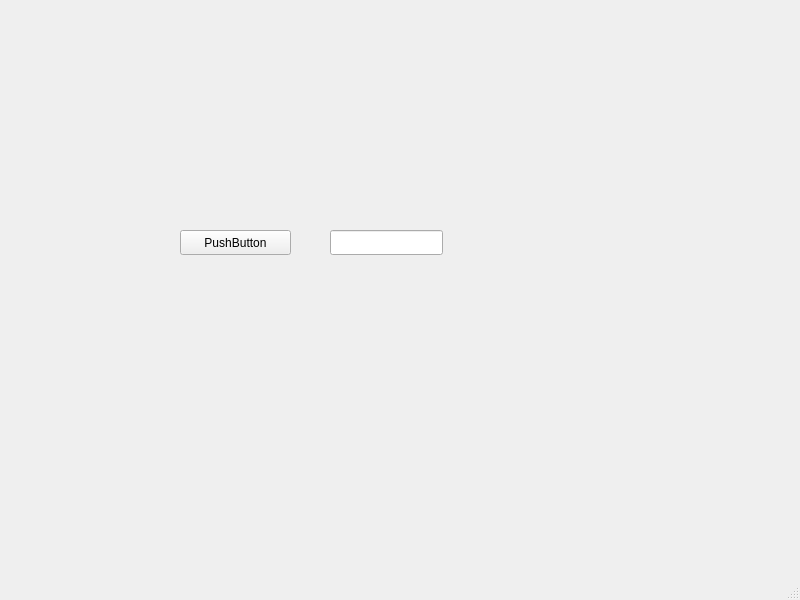
<?xml version="1.0" encoding="UTF-8"?>
<ui version="4.0">
 <class>MainWindow</class>
 <widget class="QMainWindow" name="MainWindow">
  <property name="geometry">
   <rect>
    <x>0</x>
    <y>0</y>
    <width>800</width>
    <height>600</height>
   </rect>
  </property>
  <property name="windowTitle">
   <string>MainWindow</string>
  </property>
  <widget class="QWidget" name="centralwidget">
   <widget class="QPushButton" name="boton_publicar">
    <property name="geometry">
     <rect>
      <x>180</x>
      <y>230</y>
      <width>111</width>
      <height>25</height>
     </rect>
    </property>
    <property name="text">
     <string>PushButton</string>
    </property>
   </widget>
   <widget class="QLineEdit" name="lineEdit">
    <property name="geometry">
     <rect>
      <x>330</x>
      <y>230</y>
      <width>113</width>
      <height>25</height>
     </rect>
    </property>
   </widget>
  </widget>
  <widget class="QMenuBar" name="menubar">
   <property name="geometry">
    <rect>
     <x>0</x>
     <y>0</y>
     <width>800</width>
     <height>22</height>
    </rect>
   </property>
  </widget>
  <widget class="QStatusBar" name="statusbar"/>
 </widget>
 <resources/>
 <connections/>
</ui>
